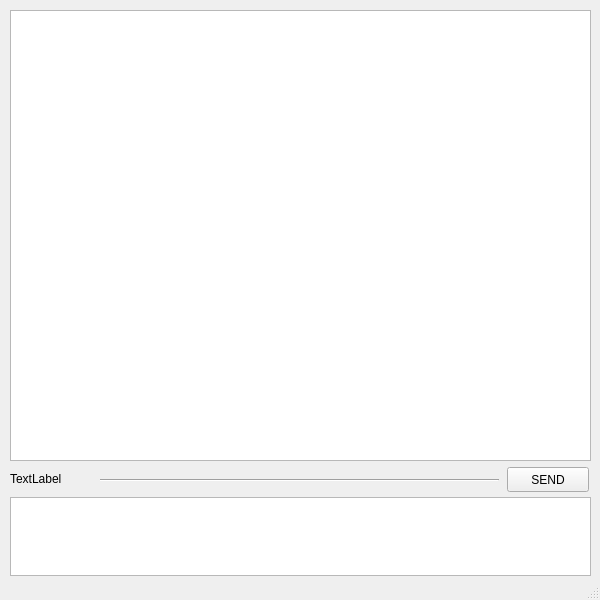
<?xml version="1.0" encoding="UTF-8"?>
<ui version="4.0">
 <class>MainWindow</class>
 <widget class="QMainWindow" name="MainWindow">
  <property name="geometry">
   <rect>
    <x>0</x>
    <y>0</y>
    <width>600</width>
    <height>600</height>
   </rect>
  </property>
  <property name="windowTitle">
   <string>Chat</string>
  </property>
  <widget class="QWidget" name="centralwidget">
   <widget class="QLabel" name="label">
    <property name="geometry">
     <rect>
      <x>10</x>
      <y>470</y>
      <width>67</width>
      <height>17</height>
     </rect>
    </property>
    <property name="text">
     <string>TextLabel</string>
    </property>
   </widget>
   <widget class="QTextEdit" name="output">
    <property name="geometry">
     <rect>
      <x>10</x>
      <y>10</y>
      <width>581</width>
      <height>451</height>
     </rect>
    </property>
    <property name="readOnly">
     <bool>true</bool>
    </property>
   </widget>
   <widget class="QTextEdit" name="input">
    <property name="geometry">
     <rect>
      <x>10</x>
      <y>497</y>
      <width>581</width>
      <height>79</height>
     </rect>
    </property>
   </widget>
   <widget class="QPushButton" name="sendButton">
    <property name="geometry">
     <rect>
      <x>507</x>
      <y>467</y>
      <width>82</width>
      <height>25</height>
     </rect>
    </property>
    <property name="text">
     <string>SEND</string>
    </property>
   </widget>
   <widget class="Line" name="line">
    <property name="geometry">
     <rect>
      <x>100</x>
      <y>470</y>
      <width>399</width>
      <height>20</height>
     </rect>
    </property>
    <property name="orientation">
     <enum>Qt::Horizontal</enum>
    </property>
   </widget>
  </widget>
  <widget class="QMenuBar" name="menubar">
   <property name="geometry">
    <rect>
     <x>0</x>
     <y>0</y>
     <width>600</width>
     <height>22</height>
    </rect>
   </property>
  </widget>
  <widget class="QStatusBar" name="statusbar"/>
 </widget>
 <resources/>
 <connections/>
</ui>
